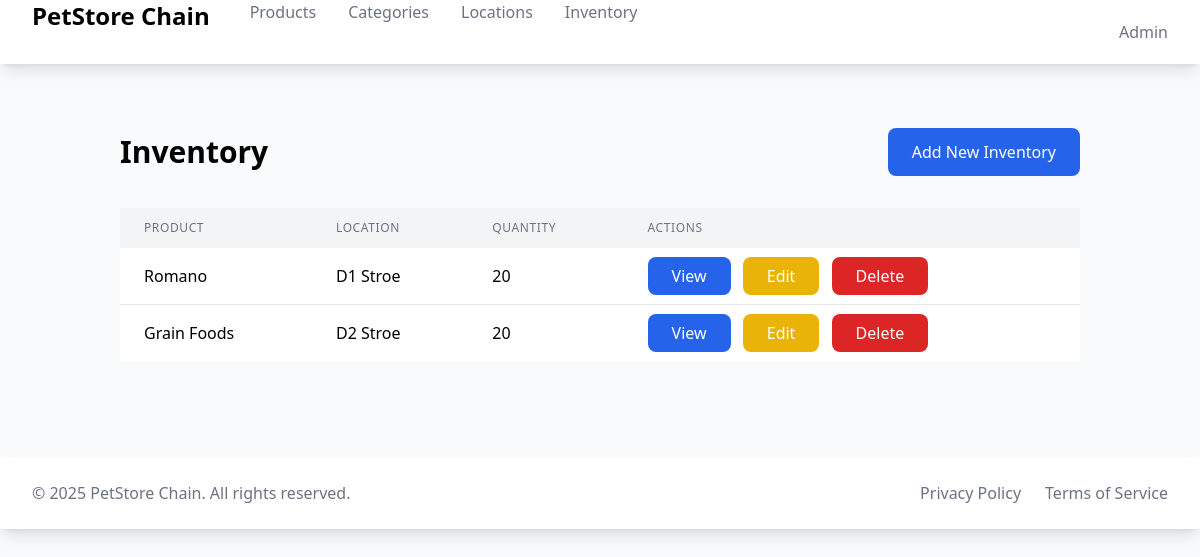
Page /inventory/inventory/ on the earlier database version.
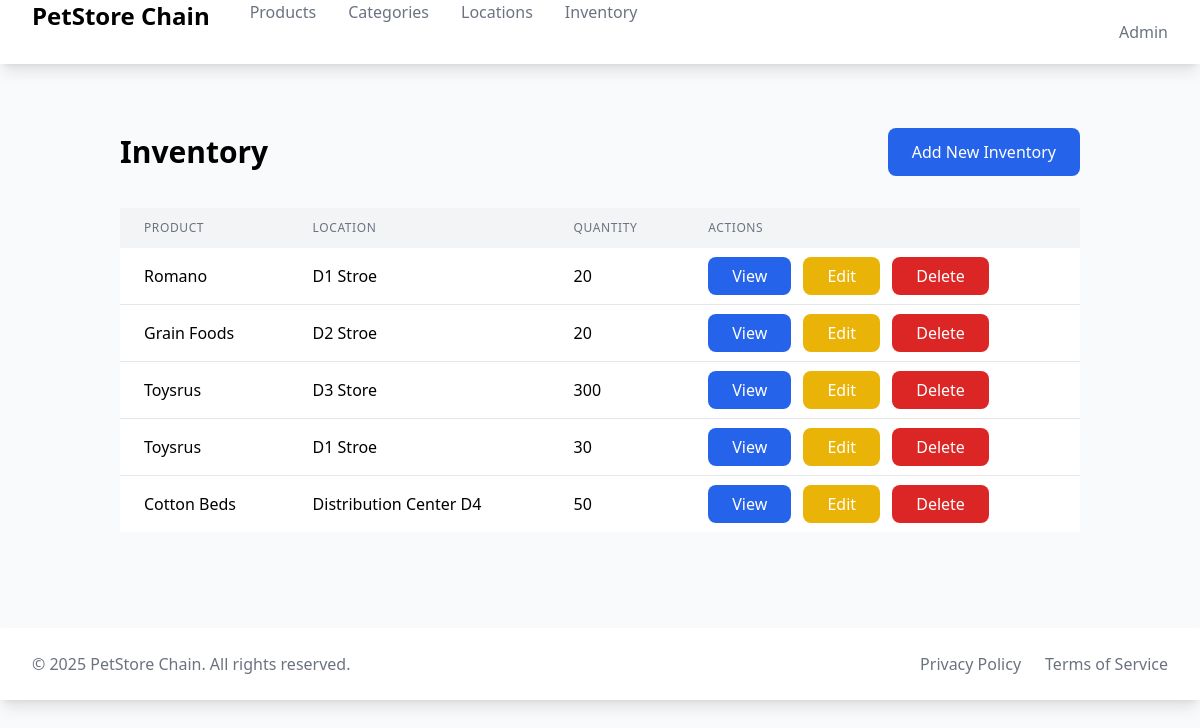
Same page on the later database version.
### inventory/models.py (models this page shows, shortened)
class Inventory(models.Model):
    product = models.ForeignKey(Product, on_delete=models.CASCADE)
    location = models.ForeignKey(Location, on_delete=models.CASCADE)
    quantity = models.PositiveIntegerField()
    class Meta:
        unique_together = ('product', 'location')

### products/models.py (models this page shows, shortened)
class Product(models.Model):
    name = models.CharField(max_length=200)
    description = models.TextField(blank=True)
    price = models.DecimalField(max_digits=10, decimal_places=2)
    total_stock = models.PositiveIntegerField(
        default=0,
        verbose_name="Total Stock",
        help_text="Total available stock across all locations"
    )
    category = models.ForeignKey(Category, on_delete=models.CASCADE, related_name='products')
    created_at = models.DateTimeField(auto_now_add=True)

### locations/models.py (models this page shows, shortened)
class Location(models.Model):
    name = models.CharField(max_length=100)
    address = models.CharField(max_length=255)
    city = models.CharField(max_length=100)
    state = models.CharField(max_length=50)
    zip_code = models.CharField(max_length=10)
    class Meta:
        ordering = ['name']

### inventory/views.py (the view)
# urls.py: path('inventory/', views.InventoryListView.as_view(), name='inventory-list'),
class InventoryListView(ListView):
    model = Inventory
    template_name = 'inventory/inventory_list.html'
    context_object_name = 'inventories'
    paginate_by = 10

### inventory/templates/inventory/inventory_list.html
{% extends "base.html" %}
{% block content %}
<div class="container mx-auto px-4 py-8">
    <div class="flex justify-between items-center mb-8">
        <h1 class="text-3xl font-bold">Inventory</h1>
        <a href="{% url 'inventory:inventory-create' %}" class="bg-blue-600 text-white px-6 py-3 rounded-lg hover:bg-blue-700">
            Add New Inventory
        </a>
    </div>
    <div class="overflow-x-auto">
        <table class="min-w-full bg-white">
            <thead class="bg-gray-100">
                <tr>
                    <th class="px-6 py-3 text-left text-xs font-medium text-gray-500 uppercase tracking-wider">Product</th>
                    <th class="px-6 py-3 text-left text-xs font-medium text-gray-500 uppercase tracking-wider">Location</th>
                    <th class="px-6 py-3 text-left text-xs font-medium text-gray-500 uppercase tracking-wider">Quantity</th>
                    <th class="px-6 py-3 text-left text-xs font-medium text-gray-500 uppercase tracking-wider">Actions</th>
                </tr>
            </thead>
            <tbody class="divide-y divide-gray-200">
                {% for inventory in object_list %}
                <tr>
                    <td class="px-6 py-4">{{ inventory.product.name }}</td>
                    <td class="px-6 py-4">{{ inventory.location.name }}</td>
                    <td class="px-6 py-4">{{ inventory.quantity }}</td>
                    <td class="px-6 py-4 space-x-2">
                        <a href="{% url 'inventory:inventory-detail' inventory.pk %}" class="bg-blue-600 text-white px-6 py-2 rounded-lg hover:bg-blue-700">View</a>
                        <a href="{% url 'inventory:inventory-update' inventory.pk %}" class="bg-yellow-500 text-white px-6 py-2 rounded-lg hover:bg-yellow-600">Edit</a>
                        <a href="{% url 'inventory:inventory-delete' inventory.pk %}" class="bg-red-600 text-white px-6 py-2 rounded-lg hover:bg-red-700">Delete</a>
                    </td>
                </tr>
                {% empty %}
                <tr>
                    <td colspan="6" class="px-6 py-4 text-center text-gray-500">No locations found</td>
                </tr>
                {% endfor %}
            </tbody>
        </table>
    </div>
</div>
{% endblock %}

Differences in the rows shown:
added Inventory: product.name "Toysrus", location.name "D3 Store", quantity "300"
added Inventory: product.name "Toysrus", location.name "D1 Stroe", quantity "30"
added Inventory: product.name "Cotton Beds", location.name "Distribution Center D4", quantity "50"
